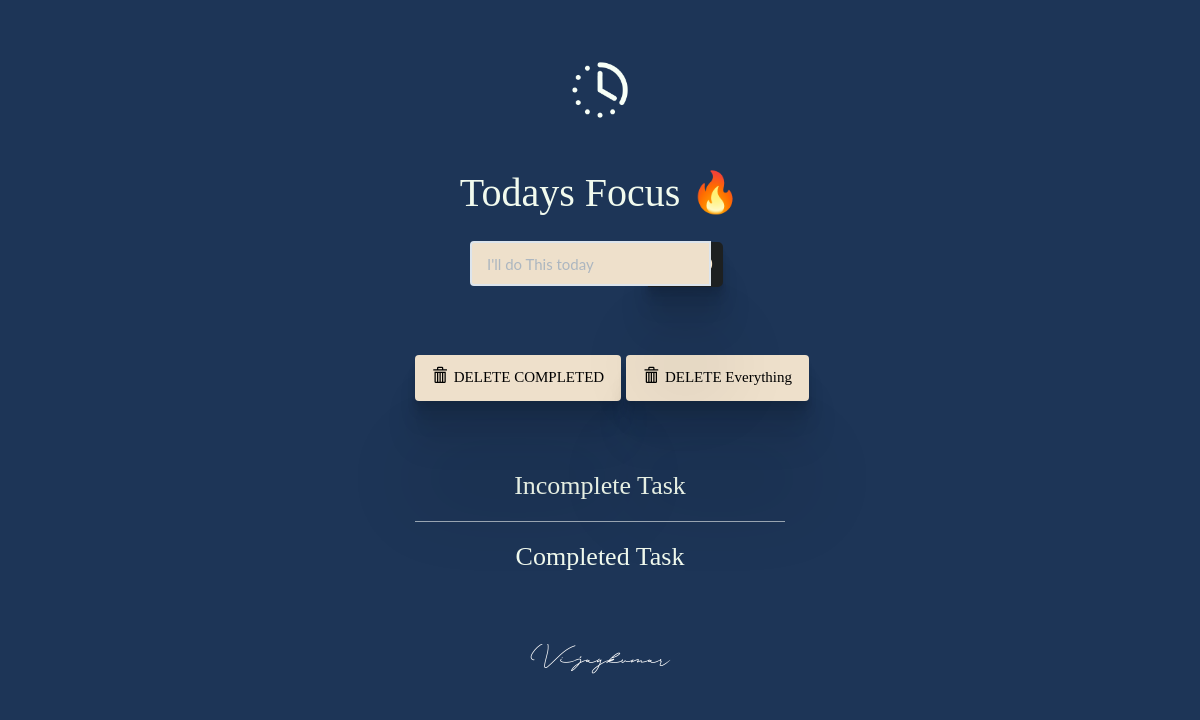
Before: / with the older database file.
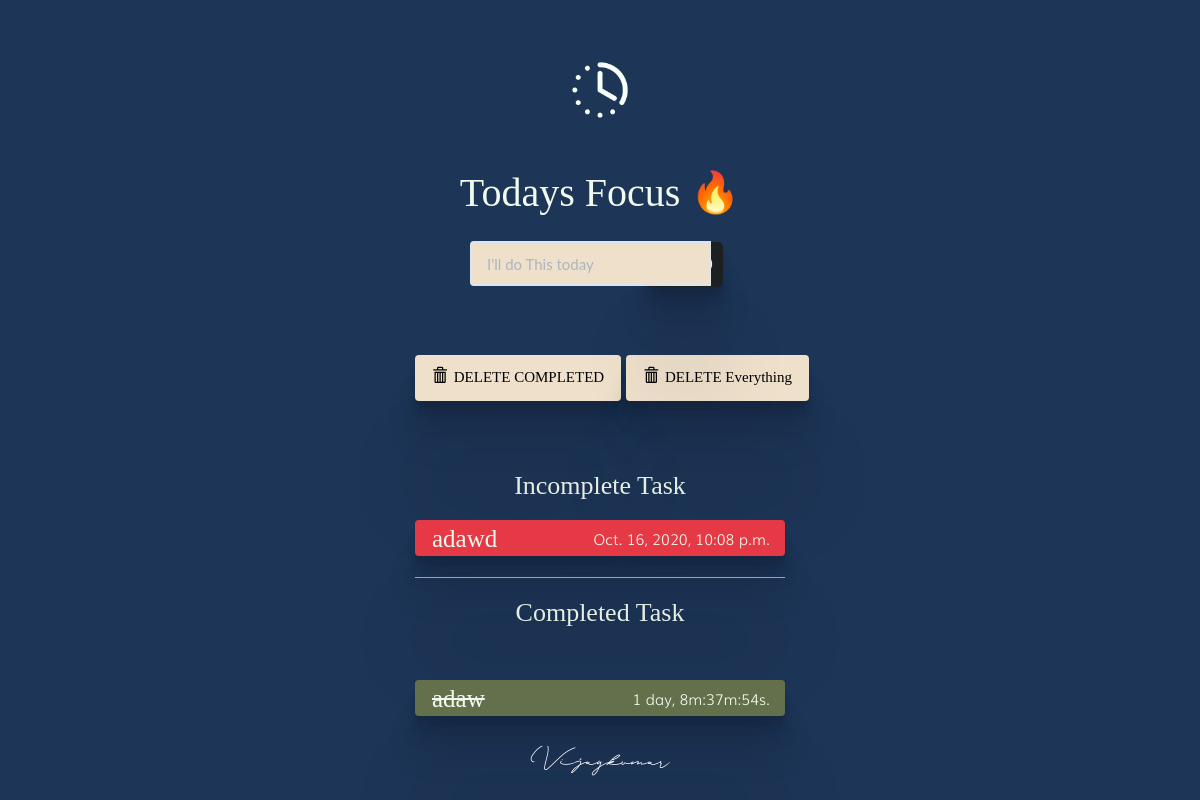
After: the same page with the newer database file.
### todo/models.py (models this page shows, shortened)
class Todo(models.Model):
    text		= models.CharField(max_length=40)
    complete	= models.BooleanField(default=False)
    created		= models.DateTimeField(auto_now_add=True)
    updated	= models.DateTimeField(auto_now=True)
    tags = models.ManyToManyField(Tag,blank=True)
    def get_time_elapsed(self):
        self.save()
        time = str(self.updated - self.created)
        if time[0] == '0':
            time = time[2:]
            time = time.replace(':','m:')
            time = time.replace('.','s')
            time = time[:-6]
        else:
            time = time.replace(':','m:')
            time = time.replace('.','s.')
            time = time[:-6]
        return '%s' % (time)

### todo/views.py (the view)
# urls.py: path('', views.index, name='index'),
def index(request):
    complete_todo_list = Todo.objects.filter(complete__exact=True).order_by('id')
    incomplete_todo_list = Todo.objects.filter(complete__exact=False).order_by('id')
    form = TodoForm()
    context = {'complete_todo_list' : complete_todo_list,'incomplete_todo_list': incomplete_todo_list, 'form' : form}
    return render(request, 'todo/index.html', context)

### todo/forms.py
class TodoForm(forms.Form):
    text = forms.CharField(max_length=40,
        widget=forms.TextInput(
            attrs = {
                'class' : 'form-control',
                'placeholder' : 'I\'ll do This today ',
                'aria-label' : 'Todo',
                'aria-describedby' : 'add-btn'
            }))
    tags = forms.ModelMultipleChoiceField(queryset=Tag.objects.all(), required=False)

### todo/models.py (called while the page is built)
    def __str__(self):
        return self.title

### todo/templates/todo/index.html (shortened to what this page needs)
{% load static %}
<!DOCTYPE html>
<html lang="en">
	<head>
		<link rel="stylesheet" href="https://cdnjs.cloudflare.com/ajax/libs/meyer-reset/2.0/reset.min.css">
		<link rel='stylesheet prefetch' href='http://maxcdn.bootstrapcdn.com/bootstrap/3.3.5/css/bootstrap.min.css'>
		<link rel='stylesheet prefetch' href='https://cdnjs.cloudflare.com/ajax/libs/animate.css/3.4.0/animate.min.css'>
		<link rel='stylesheet prefetch' href='https://maxcdn.bootstrapcdn.com/font-awesome/4.4.0/css/font-awesome.min.css'>
		<link rel="stylesheet" href="{% static 'todo/bs/css/flatly.min.css' %}" />
		<link rel="stylesheet" href="{% static 'todo/styles.css' %}" />
	</head>
	<body>
		<div class="head">
            <img id="logo" src="../../static/todo/clock.png" >
       </div>
		<div class="container-fluid" id="wrapper">
			<div class="row">
				<div class="col-lg-4 col-lg-offset-4" id="content">
					<span> Todays Focus 🔥</span>
					<form action="{% url 'add' %}" method="POST" role="form">
						<div class="form-group">
							<div class="input-group">
								{{ form.text }}
							  <span class="input-group-btn">
								  <button type="submit" class="btn btn-default" id="add-btn">ADD</button>
							  </span>
							</div>
						</div>
					</form>
					<div class="row t10">
						<div class="col-lg-12">
							<div class="btn-toolbar">
								<div class="btn-group">
									<a href="{% url 'deletecomplete' %}"><button type="button" class="btn">
										<i class="glyphicon glyphicon-trash"></i> DELETE COMPLETED
									</button></a>
								</div>
								<div class="btn-group">
									<a href="{% url 'deleteall' %}"><button type="button" class="btn">
										<i class="glyphicon glyphicon-trash"></i> DELETE Everything
									</button></a>
								</div>
							</div>
						</div>
					</div>
					<div>
						<h3>Incomplete Task</h3>
						<ul class="list-group-incomplete t20 ui-sortable" >
							{% for todo in incomplete_todo_list %}
								{% if todo.complete %}
									<div class="task" id="task-{{todo.id}}">
										<a href = " {% url 'reverse' todo.id %} " >
										<li class="animated bounceOutLeft list-group-item todo-completed ">
											<span>{{ todo.text }}</span>
											<div class="tags">
												{% for tag in todo.tags.all %}
												<p class="tag" >{{tag}}</p>
												{% endfor%}
											</div>
											 <p id="time" >{{ todo.created}} </p>fgdfg
										</li>
										</a>
									</div>
								{% else %}
								<div class="task" id="task-{{todo.id}}">
								<a href="{% url 'complete' todo.id %}">
									<li class="list-group-item">
										<span>{{ todo.text }}</span>
										<p>{{ todo.created }}</p>
									</li>
								</a>
								</div>
								{% endif %}
							{% endfor %}
						</ul>
					</div>
					<div>
						<hr>
						<h3>Completed Task  </h3><br>
						<ul class="list-group-complete t20">
							{% for todo in complete_todo_list %}
								{% if todo.complete %}
								<div class="task" id="task-{{todo.id}}">
								<a href = " {% url 'reverse' todo.id %} " >
									<li class="list-group-item todo-completed">
									<span>{{ todo.text }}</span>
									<p>{{ todo.get_time_elapsed }}</p></li>
								</a>
								</div>
								{% else %}
								<a href="{% url 'complete' todo.id %}"><li class="list-group-item">{{ todo.text }}</li></a>
								{% endif %}
							{% endfor %}
						</ul>
					</div>
				</div>
			</div>
			<footer>
				<div class="row pad">
					<div class="col-lg-12 text-center">
						<span id="sign" >Vijaykumar</span>
					</div>
				</div>
			</footer>
		</div>
	</body>
</html>

### todo/static/todo/styles.css (style rules this page uses)
body { background: #1D3557; }
p { margin: 0; }
h2,h3, .btn { font-family: MomCake; }
.head { display: flex; justify-content: center; margin-top: 40px; }
#logo { width: 100px; height: 100px; border-radius: 50%; }
#wrapper { margin-top: 2% !important; }
.t10 { margin-top: 10px; }
.t20 { margin-top: 20px; }
.list-group-item.todo-completed { background: #646F4B; }
.list-group-item.todo-completed > span { text-decoration: line-through; background: #646F4B; }
.list-group-item { color: #F1FAEE; background: #E63946; margin-top: 7px; font-family: MuliLight; width: auto; border: none; display: flex; justify-content: space-between; line-height: 10px; box-shadow: 0 2.8px 2.2px rgba(0, 0, 0, 0.034), 0 6.7px 5.3px rgba(0, 0, 0, 0.048), 0 12.5px 10px rgba(0, 0, 0, 0.06), 0 22.3px 17.9px rgba(0, 0, 0, 0.072), 0 41.8px 33.4px rgba(0, 0, 0, 0.086), 0 100px 80px rgba(0, 0, 0, 0.12) ; }
.list-group-item >span { padding: 2px; font-size: 25px; margin-top: 2px; }
.list-group-item > p { margin-top: 3px; }
h3 { text-align: center; color: #F1FAEE; }
.btn-toolbar { display: flex; justify-content: space-around; margin-bottom: 50px; }
span { color: #F1FAEE; font-family: MomCake; text-align: center; font-size: 40px; display: flex; justify-content: center; padding-bottom: 20px; }
footer { margin-top: 20px; }
#sign { font-family: Sign; font-size: 20px; background: white; -webkit-background-clip: text; color: transparent; }
i { margin-right: 3px; }
.btn { color: black; background-color: #EEE0CB; box-shadow: 0 2.8px 2.2px rgba(0, 0, 0, 0.034), 0 6.7px 5.3px rgba(0, 0, 0, 0.048), 0 12.5px 10px rgba(0, 0, 0, 0.06), 0 22.3px 17.9px rgba(0, 0, 0, 0.072), 0 41.8px 33.4px rgba(0, 0, 0, 0.086), 0 100px 80px rgba(0, 0, 0, 0.12) ; }
ul { padding-inline-start: 0; }
hr { color: #EEE0CB; opacity: 0.6; }
.form-control { outline: 0; width: 100%; background: #EEE0CB; border-top-right-radius: 10px; appearance: none; transition: all 0.5s ease-in-out; transition-property: width; z-index: 1; position: relative; color: black; }
#add-btn { position: relative; top:-16px; right: 62px; font-weight: light; font-size: 20px; letter-spacing: 2px; background: #1D2021; border-radius: 0 5px 5px 0; border: solid #1D2021 ; z-index: 1; color: blanchedalmond; padding: 5px 5px 5px 15px; }
.form-control:not(:placeholder-shown) { width: calc(100% - 60px); }
.input-group { margin-left: 55px; }

Changed rows visible on the page:
added Todo: text "adawd", created "Oct. 16, 2020, 10:08 p.m.", shown under "Incomplete Task"
added Todo: text "adaw", get_time_elapsed "1 day, 8m:37m:54s.", shown under "Completed Task"
